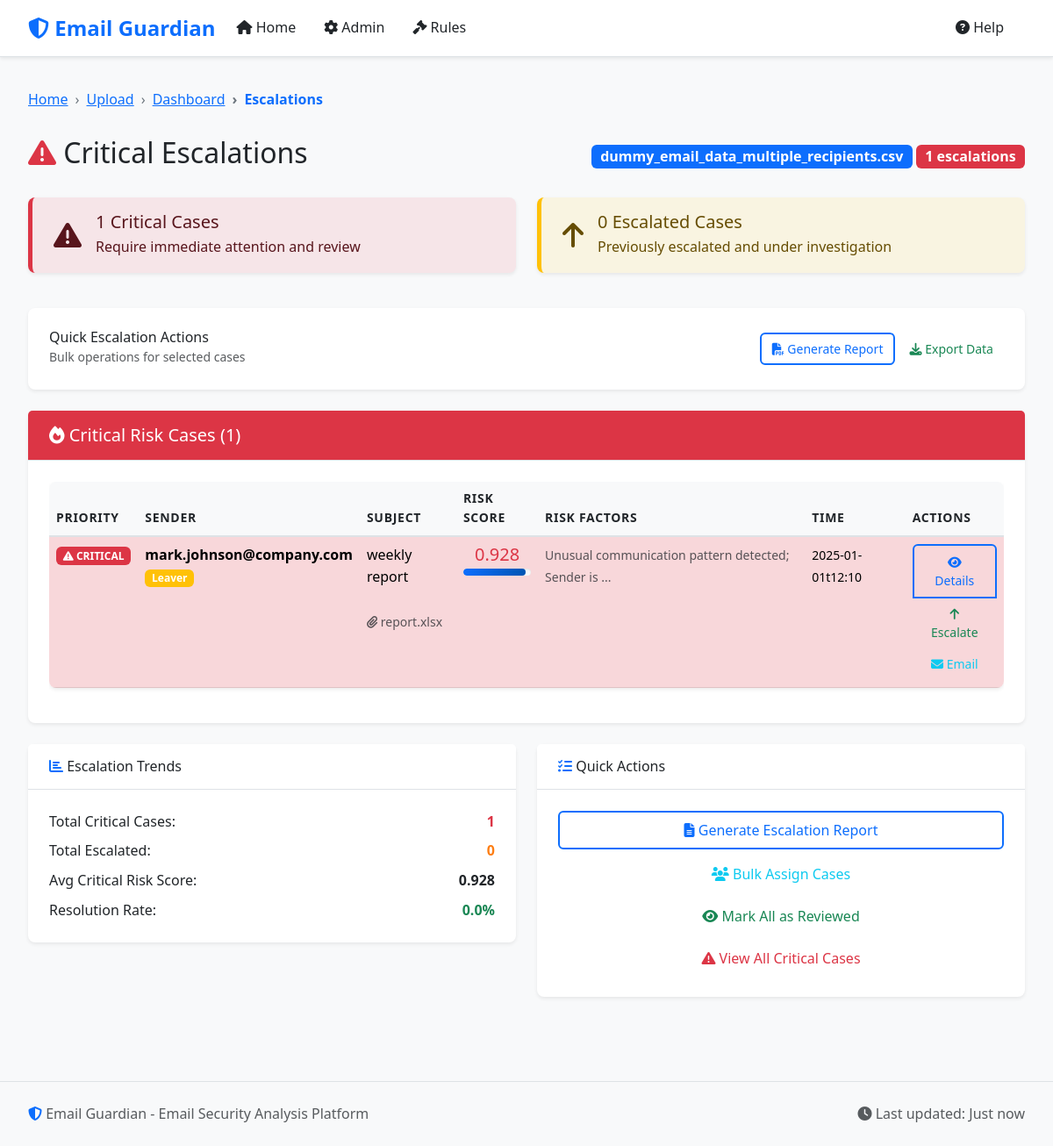
The app's page /escalations/de92bac3-164a-4bf8-ad58-f97fcf3eeb88 with its own data.
### models.py (models this page shows, shortened)
class ProcessingSession(db.Model):
    __tablename__ = 'processing_sessions'
    id = db.Column(db.String(36), primary_key=True)
    filename = db.Column(db.String(255), nullable=False)
    upload_time = db.Column(db.DateTime, default=datetime.utcnow)
    total_records = db.Column(db.Integer, default=0)
    processed_records = db.Column(db.Integer, default=0)
    status = db.Column(db.String(50), default='uploaded')  # uploaded, processing, completed, error
    error_message = db.Column(Text)
    processing_stats = db.Column(JSON)
    data_path = db.Column(db.String(500))
    is_compressed = db.Column(db.Boolean, default=False)
    exclusion_applied = db.Column(db.Boolean, default=False)
    whitelist_applied = db.Column(db.Boolean, default=False)
    rules_applied = db.Column(db.Boolean, default=False)
    ml_applied = db.Column(db.Boolean, default=False)

class EmailRecord(db.Model):
    __tablename__ = 'email_records'
    id = db.Column(db.Integer, primary_key=True)
    session_id = db.Column(db.String(36), db.ForeignKey('processing_sessions.id'), nullable=False)
    record_id = db.Column(db.String(100), nullable=False)  # Unique within session
    time = db.Column(db.String(100))
    sender = db.Column(db.String(255))
    subject = db.Column(Text)
    attachments = db.Column(Text)
    recipients = db.Column(Text)
    recipients_email_domain = db.Column(db.String(255))
    leaver = db.Column(db.String(10))
    termination_date = db.Column(db.String(100))
    wordlist_attachment = db.Column(Text)
    wordlist_subject = db.Column(Text)
    bunit = db.Column(db.String(255))
    department = db.Column(db.String(255))
    status = db.Column(db.String(100))
    user_response = db.Column(Text)
    final_outcome = db.Column(db.String(255))
    justification = db.Column(Text)
    excluded_by_rule = db.Column(db.String(500))
    whitelisted = db.Column(db.Boolean, default=False)
    rule_matches = db.Column(Text)  # JSON string of matched rules
    ml_risk_score = db.Column(db.Float)
    ml_anomaly_score = db.Column(db.Float)
    risk_level = db.Column(db.String(20))  # Critical, High, Medium, Low
    ml_explanation = db.Column(Text)
    case_status = db.Column(db.String(20), default='Active')  # Active, Cleared, Escalated
    assigned_to = db.Column(db.String(255))
    notes = db.Column(Text)
    escalated_at = db.Column(db.DateTime)
    resolved_at = db.Column(db.DateTime)

### routes.py (the view)
@app.route('/escalations/<session_id>')
def escalations(session_id):
    session = ProcessingSession.query.get_or_404(session_id)
    critical_cases = EmailRecord.query.filter_by(
        session_id=session_id,
        risk_level='Critical'
    ).filter(
        EmailRecord.whitelisted != True
    ).order_by(EmailRecord.ml_risk_score.desc()).all()
    escalated_cases = EmailRecord.query.filter_by(
        session_id=session_id,
        case_status='Escalated'
    ).filter(
        EmailRecord.whitelisted != True
    ).order_by(EmailRecord.escalated_at.desc()).all()
    return render_template('escalations.html',
                         session=session,
                         critical_cases=critical_cases,
                         escalated_cases=escalated_cases)

### templates/escalations.html (shortened to what this page needs)
{% extends "base.html" %}
{% block breadcrumb_items %}
<li class="breadcrumb-item"><a href="{{ url_for('index') }}">Upload</a></li>
<li class="breadcrumb-item"><a href="{{ url_for('dashboard', session_id=session.id) }}">Dashboard</a></li>
<li class="breadcrumb-item active">Escalations</li>
{% endblock %}
{% block content %}
<div class="row mb-4">
    <div class="col-12">
        <div class="d-flex justify-content-between align-items-center">
            <h1 class="h2">
                <i class="fas fa-exclamation-triangle text-danger"></i>
                Critical Escalations
            </h1>
            <div class="session-info">
                <span class="badge bg-primary fs-6">{{ session.filename }}</span>
                <span class="badge bg-danger fs-6">{{ critical_cases|length + escalated_cases|length }} escalations</span>
            </div>
        </div>
    </div>
</div>
<div class="row mb-4">
    <div class="col-md-6">
        <div class="alert alert-danger border-start border-5 border-danger">
            <div class="d-flex align-items-center">
                <i class="fas fa-exclamation-triangle fa-2x me-3"></i>
                <div>
                    <h5 class="alert-heading mb-1">{{ critical_cases|length }} Critical Cases</h5>
                    <p class="mb-0">Require immediate attention and review</p>
                </div>
            </div>
        </div>
    </div>
    <div class="col-md-6">
        <div class="alert alert-warning border-start border-5 border-warning">
            <div class="d-flex align-items-center">
                <i class="fas fa-arrow-up fa-2x me-3"></i>
                <div>
                    <h5 class="alert-heading mb-1">{{ escalated_cases|length }} Escalated Cases</h5>
                    <p class="mb-0">Previously escalated and under investigation</p>
                </div>
            </div>
        </div>
    </div>
</div>
<div class="card mb-4">
    <div class="card-body">
        <div class="row align-items-center">
            <div class="col-md-8">
                <h6 class="mb-0">Quick Escalation Actions</h6>
                <small class="text-muted">Bulk operations for selected cases</small>
            </div>
            <div class="col-md-4 text-end">
                <button class="btn btn-sm btn-outline-primary" onclick="generateBulkReport()">
                    <i class="fas fa-file-pdf"></i> Generate Report
                </button>
                <button class="btn btn-sm btn-outline-success" onclick="exportEscalations()">
                    <i class="fas fa-download"></i> Export Data
                </button>
            </div>
        </div>
    </div>
</div>
{% if critical_cases %}
<div class="card mb-4">
    <div class="card-header bg-danger text-white">
        <h5 class="card-title mb-0">
            <i class="fas fa-fire"></i>
            Critical Risk Cases ({{ critical_cases|length }})
        </h5>
    </div>
    <div class="card-body">
        <div class="table-responsive">
            <table class="table table-hover">
                <thead>
                    <tr>
                        <th>Priority</th>
                        <th>Sender</th>
                        <th>Subject</th>
                        <th>Risk Score</th>
                        <th>Risk Factors</th>
                        <th>Time</th>
                        <th>Actions</th>
                    </tr>
                </thead>
                <tbody>
                    {% for case in critical_cases %}
                    <tr class="table-danger">
                        <td>
                            <span class="badge bg-danger">
                                <i class="fas fa-exclamation-triangle"></i>
                                CRITICAL
                            </span>
                        </td>
                        <td>
                            <div>
                                <strong>{{ case.sender[:25] }}{% if case.sender|length > 25 %}...{% endif %}</strong>
                                {% if case.leaver and case.leaver.lower() in ['yes', 'true', '1'] %}
                                    <br><span class="badge bg-warning">Leaver</span>
                                {% endif %}
                            </div>
                        </td>
                        <td>
                            <div title="{{ case.subject }}">
                                {{ case.subject[:40] }}{% if case.subject|length > 40 %}...{% endif %}
                            </div>
                            {% if case.attachments %}
                                <br><small class="text-muted">
                                    <i class="fas fa-paperclip"></i> {{ case.attachments[:30] }}{% if case.attachments|length > 30 %}...{% endif %}
                                </small>
                            {% endif %}
                        </td>
                        <td>
                            <div class="text-center">
                                <div class="h5 text-danger mb-1">{{ "%.3f"|format(case.ml_risk_score or 0) }}</div>
                                <div class="progress" style="height: 8px;">
                                    <div class="progress-bar bg-danger" style="width: {{ ((case.ml_risk_score or 0) * 100)|int }}%"></div>
                                </div>
                            </div>
                        </td>
                        <td>
                            <div class="risk-factors">
                                {% if case.ml_explanation %}
                                    <small class="text-muted">{{ case.ml_explanation[:50] }}...</small>
                                {% endif %}
                            </div>
                        </td>
                        <td>
                            <small>{{ case.time[:16] if case.time else 'N/A' }}</small>
                        </td>
                        <td>
                            <div class="btn-group-vertical btn-group-sm" role="group">
                                <button class="btn btn-outline-primary view-case-btn"
                                        data-record-id="{{ case.record_id }}" title="View Details">
                                    <i class="fas fa-eye"></i> Details
                                </button>
                                <button class="btn btn-outline-success update-case-status-btn"
                                        data-record-id="{{ case.record_id }}" data-new-status="Escalated" title="Escalate">
                                    <i class="fas fa-arrow-up"></i> Escalate
                                </button>
                                <button class="btn btn-outline-info generate-email-btn"
                                        data-record-id="{{ case.record_id }}" title="Generate Email">
                                    <i class="fas fa-envelope"></i> Email
                                </button>
                            </div>
                        </td>
                    </tr>
                    {% endfor %}
                </tbody>
            </table>
        </div>
    </div>
</div>
{% endif %}
<div class="row">
    <div class="col-lg-6">
        <div class="card">
            <div class="card-header">
                <h6 class="card-title mb-0">
                    <i class="fas fa-chart-bar text-primary"></i>
                    Escalation Trends
                </h6>
            </div>
            <div class="card-body">
                <div class="escalation-stats">
                    <div class="stat-item d-flex justify-content-between mb-2">
                        <span>Total Critical Cases:</span>
                        <span class="fw-bold text-danger">{{ critical_cases|length }}</span>
                    </div>
                    <div class="stat-item d-flex justify-content-between mb-2">
                        <span>Total Escalated:</span>
                        <span class="fw-bold text-warning">{{ escalated_cases|length }}</span>
                    </div>
                    <div class="stat-item d-flex justify-content-between mb-2">
                        <span>Avg Critical Risk Score:</span>
                        <span class="fw-bold">
                            {% if critical_cases %}
                                {{ "%.3f"|format(critical_cases|map(attribute='ml_risk_score')|list|sum / critical_cases|length) }}
                            {% else %}
                                0.000
                            {% endif %}
                        </span>
                    </div>
                    <div class="stat-item d-flex justify-content-between">
                        <span>Resolution Rate:</span>
                        <span class="fw-bold text-success">
                            {% set total_escalations = critical_cases|length + escalated_cases|length %}
                            {% if total_escalations > 0 %}
                                {{ "%.1f"|format((escalated_cases|selectattr('case_status', 'equalto', 'Cleared')|list|length / total_escalations) * 100) }}%
                            {% else %}
                                100%
                            {% endif %}
                        </span>
                    </div>
                </div>
            </div>
        </div>
    </div>
    <div class="col-lg-6">
        <div class="card">
            <div class="card-header">
                <h6 class="card-title mb-0">
                    <i class="fas fa-tasks text-primary"></i>
                    Quick Actions
                </h6>
            </div>
            <div class="card-body">
                <div class="d-grid gap-2">
                    <button class="btn btn-outline-primary" onclick="generateEscalationReport()">
                        <i class="fas fa-file-alt"></i> Generate Escalation Report
                    </button>
                    <button class="btn btn-outline-info" onclick="bulkAssignEscalations()">
                        <i class="fas fa-users"></i> Bulk Assign Cases
                    </button>
                    <button class="btn btn-outline-success" onclick="markAllReviewed()">
                        <i class="fas fa-eye"></i> Mark All as Reviewed
                    </button>
                    <a href="{{ url_for('cases', session_id=session.id, risk_level='Critical') }}" class="btn btn-outline-danger">
                        <i class="fas fa-exclamation-triangle"></i> View All Critical Cases
                    </a>
                </div>
            </div>
        </div>
    </div>
</div>
{% endblock %}

### static/css/style.css (style rules this page uses)
:root { --primary-color: #0d6efd; --secondary-color: #6c757d; --success-color: #198754; --danger-color: #dc3545; --warning-color: #ffc107; --info-color: #0dcaf0; --light-color: #f8f9fa; --dark-color: #212529; --border-color: #dee2e6; --shadow-sm: 0 0.125rem 0.25rem rgba(0, 0, 0, 0.075); --shadow: 0 0.5rem 1rem rgba(0, 0, 0, 0.15); --shadow-lg: 0 1rem 3rem rgba(0, 0, 0, 0.175); --border-radius: 0.375rem; --border-radius-lg: 0.5rem; }
body { font-family: 'Segoe UI', Tahoma, Geneva, Verdana, sans-serif; background-color: #f8f9fa; color: var(--dark-color); line-height: 1.6; }
.card { border: none; border-radius: var(--border-radius-lg); box-shadow: var(--shadow-sm); transition: box-shadow 0.2s ease; margin-bottom: 1.5rem; }
.card-header { background-color: white; border-bottom: 1px solid var(--border-color); font-weight: 600; color: var(--dark-color); padding: 1rem 1.5rem; }
.card-body { padding: 1.5rem; }
.table { border-radius: var(--border-radius-lg); overflow: hidden; box-shadow: var(--shadow-sm); background-color: white; }
.table thead th { background-color: var(--light-color); border-bottom: 2px solid var(--border-color); font-weight: 600; color: var(--dark-color); text-transform: uppercase; font-size: 0.875rem; letter-spacing: 0.05em; }
.table tbody tr { transition: background-color 0.2s ease; }
.btn { border-radius: var(--border-radius); font-weight: 500; padding: 0.5rem 1rem; transition: all 0.2s ease; border: none; }
.btn-outline-primary { border: 2px solid var(--primary-color); color: var(--primary-color); }
.btn-sm { padding: 0.375rem 0.75rem; font-size: 0.875rem; }
.progress { height: 1rem; border-radius: var(--border-radius); background-color: var(--light-color); box-shadow: inset 0 1px 2px rgba(0, 0, 0, 0.1); }
.progress-bar { border-radius: var(--border-radius); transition: width 0.3s ease; background: linear-gradient(90deg, var(--primary-color) 0%, #0056b3 100%); }
.alert { border: none; border-radius: var(--border-radius-lg); padding: 1rem 1.5rem; border-left: 4px solid; box-shadow: var(--shadow-sm); }
.alert-danger { border-left-color: var(--danger-color); background-color: rgba(220, 53, 69, 0.1); color: #58151c; }
.alert-warning { border-left-color: var(--warning-color); background-color: rgba(255, 193, 7, 0.1); color: #664d03; }
.breadcrumb-item + .breadcrumb-item::before { content: "›"; color: var(--secondary-color); }
.breadcrumb-item.active { color: var(--primary-color); font-weight: 600; }
.text-primary { color: var(--primary-color) !important; }
.text-success { color: var(--success-color) !important; }
.text-danger { color: var(--danger-color) !important; }
.text-warning { color: #fd7e14 !important; }

### records on screen
ProcessingSession: filename "dummy_email_data_multiple_recipients.csv"
EmailRecord: sender "mark.johnson@company.com", leaver "Leaver", subject "weekly report", attachments "report.xlsx", ml_risk_score "0.928", ml_explanation "Unusual communication pattern detected; Sender is", time "2025-01-01t12:10"

### other values on screen
{{ critical_cases|length + escalated_cases|length }} "1"
{{ critical_cases|length }} "1"
{{ escalated_cases|length }} "0"
